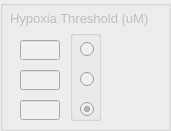
           <widget class="QGroupBox" name="groupBox_ht">
            <property name="enabled">
             <bool>false</bool>
            </property>
            <property name="geometry">
             <rect>
              <x>740</x>
              <y>20</y>
              <width>171</width>
              <height>131</height>
             </rect>
            </property>
            <property name="title">
             <string/>
            </property>
            <widget class="QLineEdit" name="line_HYPOXIA_3">
             <property name="geometry">
              <rect>
               <x>20</x>
               <y>100</y>
               <width>40</width>
               <height>20</height>
              </rect>
             </property>
             <property name="alignment">
              <set>Qt::AlignRight|Qt::AlignTrailing|Qt::AlignVCenter</set>
             </property>
            </widget>
            <widget class="QGroupBox" name="groupBox_hypoxia">
             <property name="geometry">
              <rect>
               <x>70</x>
               <y>30</y>
               <width>31</width>
               <height>91</height>
              </rect>
             </property>
             <property name="title">
              <string/>
             </property>
             <property name="flat">
              <bool>true</bool>
             </property>
             <widget class="QRadioButton" name="radioButton_hypoxia_1">
              <property name="geometry">
               <rect>
                <x>10</x>
                <y>10</y>
                <width>21</width>
                <height>18</height>
               </rect>
              </property>
              <property name="text">
               <string/>
              </property>
             </widget>
             <widget class="QRadioButton" name="radioButton_hypoxia_2">
              <property name="geometry">
               <rect>
                <x>10</x>
                <y>40</y>
                <width>21</width>
                <height>18</height>
               </rect>
              </property>
              <property name="text">
               <string/>
              </property>
             </widget>
             <widget class="QRadioButton" name="radioButton_hypoxia_3">
              <property name="geometry">
               <rect>
                <x>10</x>
                <y>70</y>
                <width>21</width>
                <height>18</height>
               </rect>
              </property>
              <property name="text">
               <string/>
              </property>
              <property name="checked">
               <bool>true</bool>
              </property>
             </widget>
            </widget>
            <widget class="QLineEdit" name="line_HYPOXIA_1">
             <property name="geometry">
              <rect>
               <x>20</x>
               <y>40</y>
               <width>40</width>
               <height>20</height>
              </rect>
             </property>
             <property name="alignment">
              <set>Qt::AlignRight|Qt::AlignTrailing|Qt::AlignVCenter</set>
             </property>
            </widget>
            <widget class="QLineEdit" name="line_HYPOXIA_2">
             <property name="geometry">
              <rect>
               <x>20</x>
               <y>70</y>
               <width>40</width>
               <height>20</height>
              </rect>
             </property>
             <property name="alignment">
              <set>Qt::AlignRight|Qt::AlignTrailing|Qt::AlignVCenter</set>
             </property>
            </widget>
            <widget class="QMyLabel" name="label_DUMMY_HYPOXIA_THRESHOLD">
             <property name="geometry">
              <rect>
               <x>10</x>
               <y>10</y>
               <width>141</width>
               <height>16</height>
              </rect>
             </property>
             <property name="font">
              <font>
               <pointsize>10</pointsize>
              </font>
             </property>
             <property name="text">
              <string>Hypoxia Threshold (uM)</string>
             </property>
            </widget>
           </widget>
